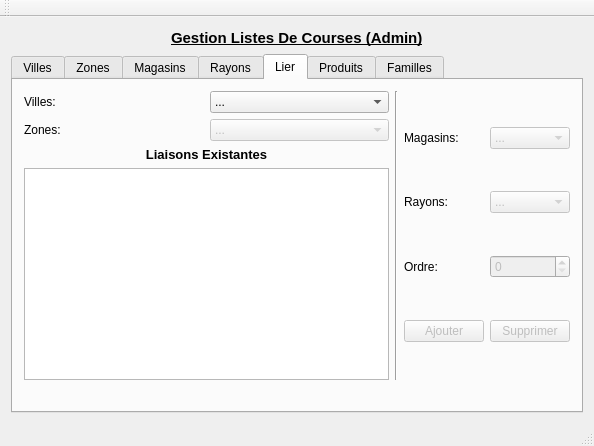
<?xml version="1.0" encoding="UTF-8"?>
<ui version="4.0">
 <class>MainWindow</class>
 <widget class="QMainWindow" name="MainWindow">
  <property name="geometry">
   <rect>
    <x>0</x>
    <y>0</y>
    <width>594</width>
    <height>446</height>
   </rect>
  </property>
  <property name="windowTitle">
   <string>Ldc BackOffice</string>
  </property>
  <widget class="QWidget" name="centralWidget">
   <layout class="QVBoxLayout" name="verticalLayout_2">
    <item>
     <layout class="QVBoxLayout" name="verticalLayout">
      <item>
       <layout class="QHBoxLayout" name="horizontalLayout">
        <item>
         <spacer name="horizontalSpacer">
          <property name="orientation">
           <enum>Qt::Horizontal</enum>
          </property>
          <property name="sizeHint" stdset="0">
           <size>
            <width>40</width>
            <height>20</height>
           </size>
          </property>
         </spacer>
        </item>
        <item>
         <widget class="QLabel" name="label">
          <property name="font">
           <font>
            <pointsize>11</pointsize>
            <weight>75</weight>
            <bold>true</bold>
            <underline>true</underline>
           </font>
          </property>
          <property name="text">
           <string>Gestion Listes De Courses (Admin)</string>
          </property>
         </widget>
        </item>
        <item>
         <spacer name="horizontalSpacer_2">
          <property name="orientation">
           <enum>Qt::Horizontal</enum>
          </property>
          <property name="sizeHint" stdset="0">
           <size>
            <width>40</width>
            <height>20</height>
           </size>
          </property>
         </spacer>
        </item>
       </layout>
      </item>
      <item>
       <widget class="QTabWidget" name="tabWidget">
        <property name="currentIndex">
         <number>4</number>
        </property>
        <widget class="QWidget" name="tab_4">
         <attribute name="title">
          <string>Villes</string>
         </attribute>
         <layout class="QVBoxLayout" name="verticalLayout_19">
          <item>
           <layout class="QHBoxLayout" name="horizontalLayout_18">
            <item>
             <layout class="QVBoxLayout" name="verticalLayout_18">
              <item>
               <widget class="QLabel" name="label_17">
                <property name="font">
                 <font>
                  <pointsize>10</pointsize>
                  <weight>75</weight>
                  <bold>true</bold>
                 </font>
                </property>
                <property name="text">
                 <string>Villes Existantes</string>
                </property>
                <property name="alignment">
                 <set>Qt::AlignCenter</set>
                </property>
               </widget>
              </item>
              <item>
               <widget class="QListWidget" name="listWidgetVille"/>
              </item>
             </layout>
            </item>
            <item>
             <widget class="Line" name="line_5">
              <property name="orientation">
               <enum>Qt::Vertical</enum>
              </property>
             </widget>
            </item>
            <item>
             <layout class="QVBoxLayout" name="verticalLayout_17">
              <item>
               <layout class="QHBoxLayout" name="horizontalLayout_17">
                <item>
                 <widget class="QLabel" name="label_19">
                  <property name="text">
                   <string>Nom:</string>
                  </property>
                 </widget>
                </item>
                <item>
                 <widget class="QLineEdit" name="lineEditNomVille"/>
                </item>
               </layout>
              </item>
              <item>
               <layout class="QGridLayout" name="gridLayout_5">
                <item row="0" column="1">
                 <widget class="QPushButton" name="pushButtonAjoutVille">
                  <property name="text">
                   <string>Ajouter</string>
                  </property>
                 </widget>
                </item>
                <item row="1" column="0">
                 <widget class="QPushButton" name="pushButtonModifVille">
                  <property name="text">
                   <string>Modifier</string>
                  </property>
                 </widget>
                </item>
                <item row="1" column="2">
                 <widget class="QPushButton" name="pushButtonSupprVille">
                  <property name="text">
                   <string>Supprimer</string>
                  </property>
                 </widget>
                </item>
               </layout>
              </item>
             </layout>
            </item>
           </layout>
          </item>
          <item>
           <widget class="QLabel" name="labelInfoVille">
            <property name="text">
             <string/>
            </property>
           </widget>
          </item>
         </layout>
        </widget>
        <widget class="QWidget" name="tab_5">
         <attribute name="title">
          <string>Zones</string>
         </attribute>
         <layout class="QVBoxLayout" name="verticalLayout_20">
          <item>
           <layout class="QHBoxLayout" name="horizontalLayout_19">
            <item>
             <layout class="QVBoxLayout" name="verticalLayout_21">
              <item>
               <widget class="QLabel" name="label_21">
                <property name="font">
                 <font>
                  <pointsize>10</pointsize>
                  <weight>75</weight>
                  <bold>true</bold>
                 </font>
                </property>
                <property name="text">
                 <string>Zones Existantes</string>
                </property>
                <property name="alignment">
                 <set>Qt::AlignCenter</set>
                </property>
               </widget>
              </item>
              <item>
               <widget class="QListWidget" name="listWidgetZone"/>
              </item>
             </layout>
            </item>
            <item>
             <widget class="Line" name="line_6">
              <property name="orientation">
               <enum>Qt::Vertical</enum>
              </property>
             </widget>
            </item>
            <item>
             <layout class="QVBoxLayout" name="verticalLayout_22">
              <item>
               <layout class="QHBoxLayout" name="horizontalLayout_20">
                <item>
                 <widget class="QLabel" name="label_20">
                  <property name="text">
                   <string>Choisissez une ville:</string>
                  </property>
                 </widget>
                </item>
                <item>
                 <widget class="QComboBox" name="comboBoxVilleOngZone">
                  <item>
                   <property name="text">
                    <string>...</string>
                   </property>
                  </item>
                 </widget>
                </item>
               </layout>
              </item>
              <item>
               <layout class="QHBoxLayout" name="horizontalLayout_21">
                <item>
                 <widget class="QLabel" name="label_22">
                  <property name="text">
                   <string>Nom de la zone:</string>
                  </property>
                 </widget>
                </item>
                <item>
                 <widget class="QLineEdit" name="lineEditNomZone"/>
                </item>
               </layout>
              </item>
              <item>
               <layout class="QGridLayout" name="gridLayout_6">
                <item row="0" column="1">
                 <widget class="QPushButton" name="pushButtonAjoutZone">
                  <property name="text">
                   <string>Ajouter</string>
                  </property>
                 </widget>
                </item>
                <item row="1" column="0">
                 <widget class="QPushButton" name="pushButtonModifZone">
                  <property name="text">
                   <string>Modifier</string>
                  </property>
                 </widget>
                </item>
                <item row="1" column="2">
                 <widget class="QPushButton" name="pushButtonSupprZone">
                  <property name="text">
                   <string>Supprimer</string>
                  </property>
                 </widget>
                </item>
               </layout>
              </item>
             </layout>
            </item>
           </layout>
          </item>
          <item>
           <widget class="QLabel" name="labelInfoZone">
            <property name="text">
             <string/>
            </property>
           </widget>
          </item>
         </layout>
        </widget>
        <widget class="QWidget" name="tab">
         <attribute name="title">
          <string>Magasins</string>
         </attribute>
         <layout class="QVBoxLayout" name="verticalLayout_5">
          <item>
           <layout class="QHBoxLayout" name="horizontalLayout_16">
            <item>
             <layout class="QVBoxLayout" name="verticalLayout_3">
              <item>
               <layout class="QHBoxLayout" name="horizontalLayout_2">
                <item>
                 <widget class="QLabel" name="label_15">
                  <property name="text">
                   <string>Ville:</string>
                  </property>
                 </widget>
                </item>
                <item>
                 <widget class="QComboBox" name="comboBoxVilleOngMag">
                  <item>
                   <property name="text">
                    <string>...</string>
                   </property>
                  </item>
                 </widget>
                </item>
               </layout>
              </item>
              <item>
               <widget class="QLabel" name="label_3">
                <property name="font">
                 <font>
                  <pointsize>10</pointsize>
                  <weight>75</weight>
                  <bold>true</bold>
                 </font>
                </property>
                <property name="text">
                 <string>Magasins Existants</string>
                </property>
                <property name="alignment">
                 <set>Qt::AlignCenter</set>
                </property>
               </widget>
              </item>
              <item>
               <widget class="QListWidget" name="listWidgetMagasins"/>
              </item>
             </layout>
            </item>
            <item>
             <widget class="Line" name="line_2">
              <property name="orientation">
               <enum>Qt::Vertical</enum>
              </property>
             </widget>
            </item>
            <item>
             <layout class="QVBoxLayout" name="verticalLayout_4">
              <item>
               <layout class="QHBoxLayout" name="horizontalLayout_3">
                <item>
                 <widget class="QLabel" name="label_16">
                  <property name="text">
                   <string>Zone:</string>
                  </property>
                 </widget>
                </item>
                <item>
                 <widget class="QComboBox" name="comboBoxZoneOngMag">
                  <property name="enabled">
                   <bool>false</bool>
                  </property>
                  <item>
                   <property name="text">
                    <string>...</string>
                   </property>
                  </item>
                 </widget>
                </item>
               </layout>
              </item>
              <item>
               <layout class="QHBoxLayout" name="horizontalLayout_15">
                <item>
                 <widget class="QLabel" name="label_2">
                  <property name="text">
                   <string>Nom du Magasin:</string>
                  </property>
                 </widget>
                </item>
                <item>
                 <widget class="QLineEdit" name="lineEditNomMagasin"/>
                </item>
               </layout>
              </item>
              <item>
               <layout class="QGridLayout" name="gridLayout">
                <item row="0" column="1">
                 <widget class="QPushButton" name="pushButtonAjoutMagasin">
                  <property name="text">
                   <string>Ajouter</string>
                  </property>
                 </widget>
                </item>
                <item row="1" column="0">
                 <widget class="QPushButton" name="pushButtonModifMagasin">
                  <property name="text">
                   <string>Modifier</string>
                  </property>
                 </widget>
                </item>
                <item row="1" column="2">
                 <widget class="QPushButton" name="pushButtonSupprMagasin">
                  <property name="text">
                   <string>Supprimer</string>
                  </property>
                 </widget>
                </item>
               </layout>
              </item>
             </layout>
            </item>
           </layout>
          </item>
          <item>
           <widget class="QLabel" name="labelInfoMag">
            <property name="text">
             <string/>
            </property>
           </widget>
          </item>
         </layout>
        </widget>
        <widget class="QWidget" name="tab_6">
         <attribute name="title">
          <string>Rayons</string>
         </attribute>
         <layout class="QVBoxLayout" name="verticalLayout_10">
          <item>
           <layout class="QHBoxLayout" name="horizontalLayout_8">
            <item>
             <layout class="QVBoxLayout" name="verticalLayout_9">
              <item>
               <widget class="QLabel" name="label_10">
                <property name="font">
                 <font>
                  <pointsize>10</pointsize>
                  <weight>75</weight>
                  <bold>true</bold>
                 </font>
                </property>
                <property name="text">
                 <string>Rayons Existants</string>
                </property>
                <property name="alignment">
                 <set>Qt::AlignCenter</set>
                </property>
               </widget>
              </item>
              <item>
               <widget class="QListWidget" name="listWidgetRayons"/>
              </item>
             </layout>
            </item>
            <item>
             <widget class="Line" name="line">
              <property name="orientation">
               <enum>Qt::Vertical</enum>
              </property>
             </widget>
            </item>
            <item>
             <layout class="QVBoxLayout" name="verticalLayout_11">
              <item>
               <layout class="QHBoxLayout" name="horizontalLayout_7">
                <item>
                 <widget class="QLabel" name="label_11">
                  <property name="text">
                   <string>Nom du Rayon:</string>
                  </property>
                 </widget>
                </item>
                <item>
                 <widget class="QLineEdit" name="lineEditNomRayon"/>
                </item>
               </layout>
              </item>
              <item>
               <layout class="QGridLayout" name="gridLayout_3">
                <item row="0" column="1">
                 <widget class="QPushButton" name="pushButtonAjoutRayon">
                  <property name="text">
                   <string>Ajouter</string>
                  </property>
                 </widget>
                </item>
                <item row="1" column="0">
                 <widget class="QPushButton" name="pushButtonModifRayon">
                  <property name="text">
                   <string>Modifier</string>
                  </property>
                 </widget>
                </item>
                <item row="1" column="2">
                 <widget class="QPushButton" name="pushButtonSupprRayon">
                  <property name="text">
                   <string>Supprimer</string>
                  </property>
                 </widget>
                </item>
               </layout>
              </item>
             </layout>
            </item>
           </layout>
          </item>
          <item>
           <widget class="QLabel" name="labelInfoRayon">
            <property name="text">
             <string/>
            </property>
           </widget>
          </item>
         </layout>
        </widget>
        <widget class="QWidget" name="tab_7">
         <attribute name="title">
          <string>Lier</string>
         </attribute>
         <layout class="QVBoxLayout" name="verticalLayout_24">
          <item>
           <layout class="QHBoxLayout" name="horizontalLayout_22">
            <item>
             <layout class="QVBoxLayout" name="verticalLayout_23">
              <item>
               <layout class="QHBoxLayout" name="horizontalLayout_23">
                <item>
                 <widget class="QLabel" name="label_23">
                  <property name="text">
                   <string>Villes:</string>
                  </property>
                 </widget>
                </item>
                <item>
                 <widget class="QComboBox" name="comboBoxVilleOngLien">
                  <item>
                   <property name="text">
                    <string>...</string>
                   </property>
                  </item>
                 </widget>
                </item>
               </layout>
              </item>
              <item>
               <layout class="QHBoxLayout" name="horizontalLayout_24">
                <item>
                 <widget class="QLabel" name="label_24">
                  <property name="text">
                   <string>Zones:</string>
                  </property>
                 </widget>
                </item>
                <item>
                 <widget class="QComboBox" name="comboBoxZoneOngLien">
                  <property name="enabled">
                   <bool>false</bool>
                  </property>
                  <item>
                   <property name="text">
                    <string>...</string>
                   </property>
                  </item>
                 </widget>
                </item>
               </layout>
              </item>
              <item>
               <widget class="QLabel" name="label_7">
                <property name="font">
                 <font>
                  <pointsize>10</pointsize>
                  <weight>75</weight>
                  <bold>true</bold>
                 </font>
                </property>
                <property name="text">
                 <string>Liaisons Existantes</string>
                </property>
                <property name="alignment">
                 <set>Qt::AlignCenter</set>
                </property>
               </widget>
              </item>
              <item>
               <widget class="QListWidget" name="listWidgetLiaison"/>
              </item>
             </layout>
            </item>
            <item>
             <widget class="Line" name="line_7">
              <property name="orientation">
               <enum>Qt::Vertical</enum>
              </property>
             </widget>
            </item>
            <item>
             <layout class="QVBoxLayout" name="verticalLayout_12">
              <item>
               <layout class="QHBoxLayout" name="horizontalLayout_6">
                <item>
                 <widget class="QLabel" name="label_14">
                  <property name="text">
                   <string>Magasins:</string>
                  </property>
                 </widget>
                </item>
                <item>
                 <widget class="QComboBox" name="comboBoxMagasinOngLien">
                  <property name="enabled">
                   <bool>false</bool>
                  </property>
                  <item>
                   <property name="text">
                    <string>...</string>
                   </property>
                  </item>
                 </widget>
                </item>
               </layout>
              </item>
              <item>
               <layout class="QHBoxLayout" name="horizontalLayout_11">
                <item>
                 <widget class="QLabel" name="label_12">
                  <property name="text">
                   <string>Rayons:</string>
                  </property>
                 </widget>
                </item>
                <item>
                 <widget class="QComboBox" name="comboBoxRayonOngLien">
                  <property name="enabled">
                   <bool>false</bool>
                  </property>
                  <item>
                   <property name="text">
                    <string>...</string>
                   </property>
                  </item>
                 </widget>
                </item>
               </layout>
              </item>
              <item>
               <layout class="QHBoxLayout" name="horizontalLayout_12">
                <item>
                 <widget class="QLabel" name="label_18">
                  <property name="text">
                   <string>Ordre:</string>
                  </property>
                 </widget>
                </item>
                <item>
                 <widget class="QSpinBox" name="spinBoxOrdre">
                  <property name="enabled">
                   <bool>false</bool>
                  </property>
                 </widget>
                </item>
               </layout>
              </item>
              <item>
               <layout class="QGridLayout" name="gridLayout_7">
                <item row="1" column="1">
                 <widget class="QPushButton" name="pushButtonSupprLien">
                  <property name="enabled">
                   <bool>false</bool>
                  </property>
                  <property name="text">
                   <string>Supprimer</string>
                  </property>
                 </widget>
                </item>
                <item row="1" column="0">
                 <widget class="QPushButton" name="pushButtonAjoutLien">
                  <property name="enabled">
                   <bool>false</bool>
                  </property>
                  <property name="text">
                   <string>Ajouter</string>
                  </property>
                 </widget>
                </item>
               </layout>
              </item>
             </layout>
            </item>
           </layout>
          </item>
          <item>
           <widget class="QLabel" name="labelInfoLien">
            <property name="text">
             <string/>
            </property>
           </widget>
          </item>
         </layout>
        </widget>
        <widget class="QWidget" name="tab_3">
         <attribute name="title">
          <string>Produits</string>
         </attribute>
         <layout class="QVBoxLayout" name="verticalLayout_16">
          <item>
           <layout class="QHBoxLayout" name="horizontalLayout_14">
            <item>
             <layout class="QVBoxLayout" name="verticalLayout_7">
              <item>
               <layout class="QHBoxLayout" name="horizontalLayout_4">
                <item>
                 <widget class="QLabel" name="label_6">
                  <property name="text">
                   <string>Rayon</string>
                  </property>
                 </widget>
                </item>
                <item>
                 <widget class="QComboBox" name="comboBoxRayonOngProd">
                  <property name="enabled">
                   <bool>true</bool>
                  </property>
                  <item>
                   <property name="text">
                    <string>...</string>
                   </property>
                  </item>
                 </widget>
                </item>
               </layout>
              </item>
              <item>
               <layout class="QVBoxLayout" name="verticalLayout_6">
                <item>
                 <widget class="QLabel" name="label_4">
                  <property name="font">
                   <font>
                    <pointsize>10</pointsize>
                    <weight>75</weight>
                    <bold>true</bold>
                   </font>
                  </property>
                  <property name="text">
                   <string>Produits Existants</string>
                  </property>
                  <property name="alignment">
                   <set>Qt::AlignCenter</set>
                  </property>
                 </widget>
                </item>
                <item>
                 <widget class="QListWidget" name="listWidgetProd"/>
                </item>
               </layout>
              </item>
             </layout>
            </item>
            <item>
             <widget class="Line" name="line_3">
              <property name="orientation">
               <enum>Qt::Vertical</enum>
              </property>
             </widget>
            </item>
            <item>
             <layout class="QVBoxLayout" name="verticalLayout_8">
              <item>
               <layout class="QHBoxLayout" name="horizontalLayout_5">
                <item>
                 <widget class="QLabel" name="label_5">
                  <property name="text">
                   <string>Nom du Produit</string>
                  </property>
                 </widget>
                </item>
                <item>
                 <widget class="QLineEdit" name="lineEditNomProd">
                  <property name="enabled">
                   <bool>false</bool>
                  </property>
                 </widget>
                </item>
               </layout>
              </item>
              <item>
               <layout class="QGridLayout" name="gridLayout_2">
                <item row="0" column="1">
                 <widget class="QPushButton" name="pushButtonAjoutProd">
                  <property name="text">
                   <string>Ajouter</string>
                  </property>
                 </widget>
                </item>
                <item row="1" column="0">
                 <widget class="QPushButton" name="pushButtonModifProd">
                  <property name="text">
                   <string>Modifier</string>
                  </property>
                 </widget>
                </item>
                <item row="1" column="2">
                 <widget class="QPushButton" name="pushButtonSupprProd">
                  <property name="text">
                   <string>Supprimer</string>
                  </property>
                 </widget>
                </item>
               </layout>
              </item>
             </layout>
            </item>
           </layout>
          </item>
          <item>
           <widget class="QLabel" name="labelInfoProd">
            <property name="text">
             <string/>
            </property>
           </widget>
          </item>
         </layout>
        </widget>
        <widget class="QWidget" name="tab_2">
         <attribute name="title">
          <string>Familles</string>
         </attribute>
         <layout class="QVBoxLayout" name="verticalLayout_15">
          <item>
           <layout class="QHBoxLayout" name="horizontalLayout_13">
            <item>
             <layout class="QVBoxLayout" name="verticalLayout_13">
              <item>
               <widget class="QLabel" name="label_8">
                <property name="font">
                 <font>
                  <pointsize>10</pointsize>
                  <weight>75</weight>
                  <bold>true</bold>
                 </font>
                </property>
                <property name="text">
                 <string>Familles Existantes</string>
                </property>
                <property name="alignment">
                 <set>Qt::AlignCenter</set>
                </property>
               </widget>
              </item>
              <item>
               <widget class="QListWidget" name="listWidgetFamille"/>
              </item>
             </layout>
            </item>
            <item>
             <widget class="Line" name="line_4">
              <property name="orientation">
               <enum>Qt::Vertical</enum>
              </property>
             </widget>
            </item>
            <item>
             <layout class="QVBoxLayout" name="verticalLayout_14">
              <item>
               <layout class="QHBoxLayout" name="horizontalLayout_10">
                <item>
                 <widget class="QLabel" name="label_9">
                  <property name="text">
                   <string>Nom de la famille:</string>
                  </property>
                 </widget>
                </item>
                <item>
                 <widget class="QLineEdit" name="lineEditNomFamille"/>
                </item>
               </layout>
              </item>
              <item>
               <layout class="QHBoxLayout" name="horizontalLayout_9">
                <item>
                 <widget class="QLabel" name="label_13">
                  <property name="text">
                   <string>Code:</string>
                  </property>
                 </widget>
                </item>
                <item>
                 <widget class="QLineEdit" name="lineEditCodeFamille"/>
                </item>
               </layout>
              </item>
              <item>
               <layout class="QGridLayout" name="gridLayout_4">
                <item row="0" column="0">
                 <widget class="QPushButton" name="pushButtonModifFamille">
                  <property name="text">
                   <string>Modifier</string>
                  </property>
                 </widget>
                </item>
                <item row="0" column="1">
                 <widget class="QPushButton" name="pushButtonSupprFamille">
                  <property name="text">
                   <string>Supprimer</string>
                  </property>
                 </widget>
                </item>
               </layout>
              </item>
             </layout>
            </item>
           </layout>
          </item>
          <item>
           <widget class="QLabel" name="labelInfoFamille">
            <property name="text">
             <string/>
            </property>
           </widget>
          </item>
         </layout>
        </widget>
       </widget>
      </item>
     </layout>
    </item>
   </layout>
  </widget>
  <widget class="QToolBar" name="mainToolBar">
   <attribute name="toolBarArea">
    <enum>TopToolBarArea</enum>
   </attribute>
   <attribute name="toolBarBreak">
    <bool>false</bool>
   </attribute>
  </widget>
  <widget class="QStatusBar" name="statusBar"/>
 </widget>
 <layoutdefault spacing="6" margin="11"/>
 <resources/>
 <connections/>
</ui>
